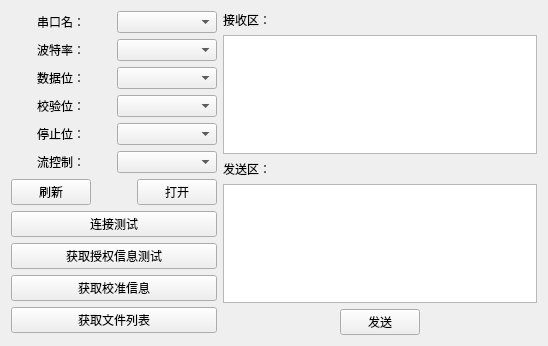
<?xml version="1.0" encoding="UTF-8"?>
<ui version="4.0">
 <class>MainWidget</class>
 <widget class="QWidget" name="MainWidget">
  <property name="geometry">
   <rect>
    <x>0</x>
    <y>0</y>
    <width>548</width>
    <height>346</height>
   </rect>
  </property>
  <property name="windowTitle">
   <string>MainWidget</string>
  </property>
  <layout class="QHBoxLayout" name="horizontalLayout_16" stretch="0,1">
   <item>
    <layout class="QVBoxLayout" name="verticalLayout_2">
     <item>
      <layout class="QHBoxLayout" name="horizontalLayout_9">
       <item>
        <widget class="QLabel" name="labelPortName">
         <property name="text">
          <string>串口名：</string>
         </property>
         <property name="alignment">
          <set>Qt::AlignCenter</set>
         </property>
        </widget>
       </item>
       <item>
        <widget class="QComboBox" name="boxPortName"/>
       </item>
      </layout>
     </item>
     <item>
      <layout class="QHBoxLayout" name="horizontalLayout_10">
       <item>
        <widget class="QLabel" name="labelBaudRate">
         <property name="text">
          <string>波特率：</string>
         </property>
         <property name="alignment">
          <set>Qt::AlignCenter</set>
         </property>
        </widget>
       </item>
       <item>
        <widget class="QComboBox" name="boxBaudRate"/>
       </item>
      </layout>
     </item>
     <item>
      <layout class="QHBoxLayout" name="horizontalLayout_11">
       <item>
        <widget class="QLabel" name="labelDataBits">
         <property name="text">
          <string>数据位：</string>
         </property>
         <property name="alignment">
          <set>Qt::AlignCenter</set>
         </property>
        </widget>
       </item>
       <item>
        <widget class="QComboBox" name="boxDataBits"/>
       </item>
      </layout>
     </item>
     <item>
      <layout class="QHBoxLayout" name="horizontalLayout_12">
       <item>
        <widget class="QLabel" name="labelParity">
         <property name="text">
          <string>校验位：</string>
         </property>
         <property name="alignment">
          <set>Qt::AlignCenter</set>
         </property>
        </widget>
       </item>
       <item>
        <widget class="QComboBox" name="boxParity"/>
       </item>
      </layout>
     </item>
     <item>
      <layout class="QHBoxLayout" name="horizontalLayout_13">
       <item>
        <widget class="QLabel" name="labelStopBits">
         <property name="text">
          <string>停止位：</string>
         </property>
         <property name="alignment">
          <set>Qt::AlignCenter</set>
         </property>
        </widget>
       </item>
       <item>
        <widget class="QComboBox" name="boxStopBits"/>
       </item>
      </layout>
     </item>
     <item>
      <layout class="QHBoxLayout" name="horizontalLayout_14">
       <item>
        <widget class="QLabel" name="labelFlowControl">
         <property name="text">
          <string>流控制：</string>
         </property>
         <property name="alignment">
          <set>Qt::AlignCenter</set>
         </property>
        </widget>
       </item>
       <item>
        <widget class="QComboBox" name="boxFlowControl"/>
       </item>
      </layout>
     </item>
     <item>
      <layout class="QHBoxLayout" name="horizontalLayout_15">
       <item>
        <widget class="QPushButton" name="btnRefresh">
         <property name="text">
          <string>刷新</string>
         </property>
        </widget>
       </item>
       <item>
        <spacer name="horizontalSpacer_3">
         <property name="orientation">
          <enum>Qt::Horizontal</enum>
         </property>
         <property name="sizeHint" stdset="0">
          <size>
           <width>40</width>
           <height>20</height>
          </size>
         </property>
        </spacer>
       </item>
       <item>
        <widget class="QPushButton" name="btnOpen">
         <property name="text">
          <string>打开</string>
         </property>
        </widget>
       </item>
      </layout>
     </item>
     <item>
      <widget class="QPushButton" name="btnConnectTest">
       <property name="text">
        <string>连接测试</string>
       </property>
      </widget>
     </item>
     <item>
      <widget class="QPushButton" name="btnGetAuthInfoTest">
       <property name="text">
        <string>获取授权信息测试</string>
       </property>
      </widget>
     </item>
     <item>
      <widget class="QPushButton" name="btnGetCalInfoTest">
       <property name="text">
        <string>获取校准信息</string>
       </property>
      </widget>
     </item>
     <item>
      <widget class="QPushButton" name="btnGeFileList">
       <property name="text">
        <string>获取文件列表</string>
       </property>
      </widget>
     </item>
     <item>
      <spacer name="verticalSpacer">
       <property name="orientation">
        <enum>Qt::Vertical</enum>
       </property>
       <property name="sizeHint" stdset="0">
        <size>
         <width>20</width>
         <height>40</height>
        </size>
       </property>
      </spacer>
     </item>
    </layout>
   </item>
   <item>
    <layout class="QVBoxLayout" name="verticalLayout">
     <item>
      <widget class="QLabel" name="labelRecv">
       <property name="text">
        <string>接收区：</string>
       </property>
      </widget>
     </item>
     <item>
      <widget class="QTextEdit" name="textRecv"/>
     </item>
     <item>
      <widget class="QLabel" name="labelSend">
       <property name="text">
        <string>发送区：</string>
       </property>
      </widget>
     </item>
     <item>
      <widget class="QTextEdit" name="textSend"/>
     </item>
     <item>
      <layout class="QHBoxLayout" name="horizontalLayout">
       <item>
        <spacer name="horizontalSpacer">
         <property name="orientation">
          <enum>Qt::Horizontal</enum>
         </property>
         <property name="sizeHint" stdset="0">
          <size>
           <width>40</width>
           <height>20</height>
          </size>
         </property>
        </spacer>
       </item>
       <item>
        <widget class="QPushButton" name="btnSend">
         <property name="text">
          <string>发送</string>
         </property>
        </widget>
       </item>
       <item>
        <spacer name="horizontalSpacer_2">
         <property name="orientation">
          <enum>Qt::Horizontal</enum>
         </property>
         <property name="sizeHint" stdset="0">
          <size>
           <width>40</width>
           <height>20</height>
          </size>
         </property>
        </spacer>
       </item>
      </layout>
     </item>
    </layout>
   </item>
  </layout>
 </widget>
 <layoutdefault spacing="6" margin="11"/>
 <resources>
  <include location="../resource.qrc"/>
 </resources>
 <connections/>
</ui>
